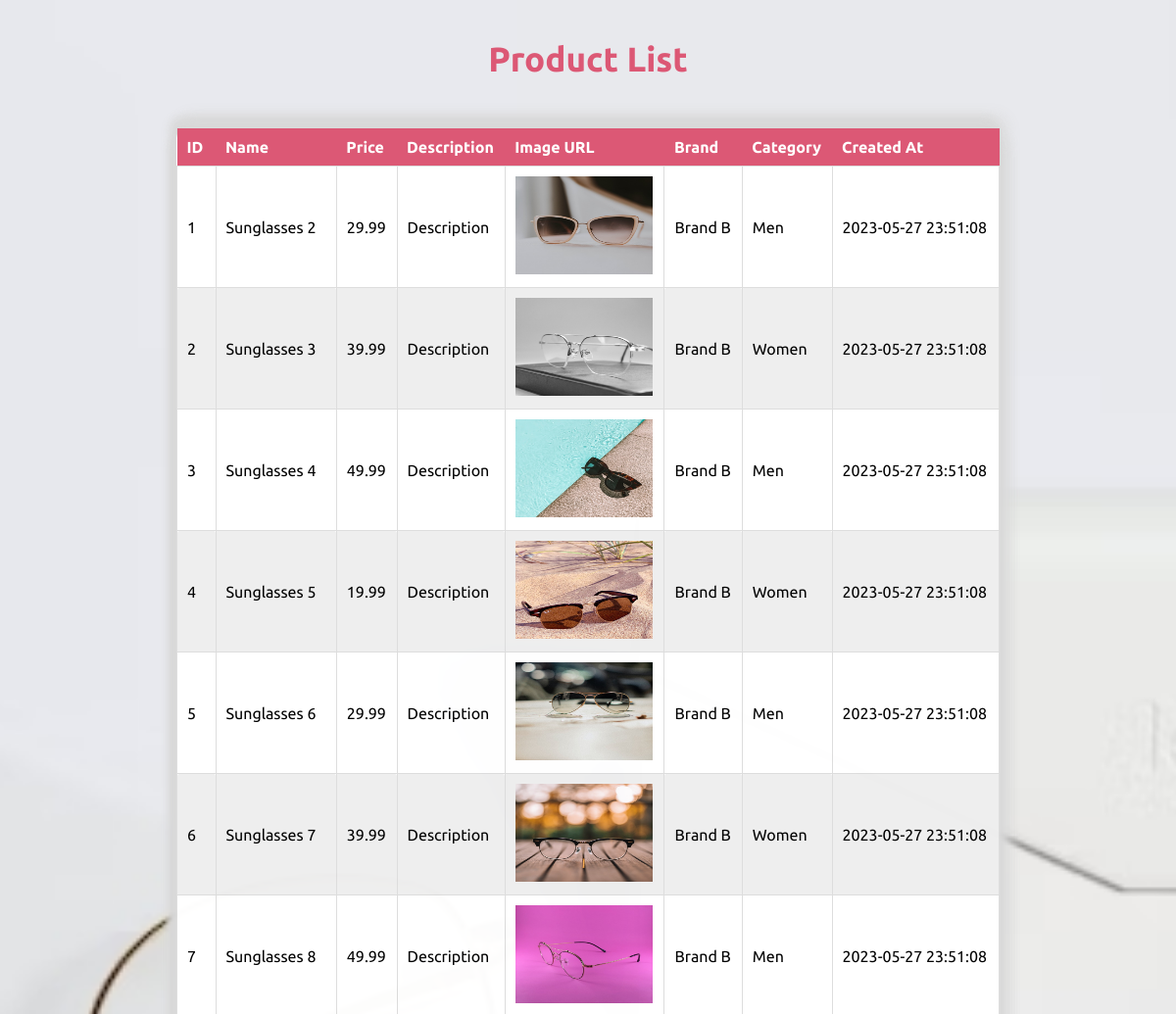
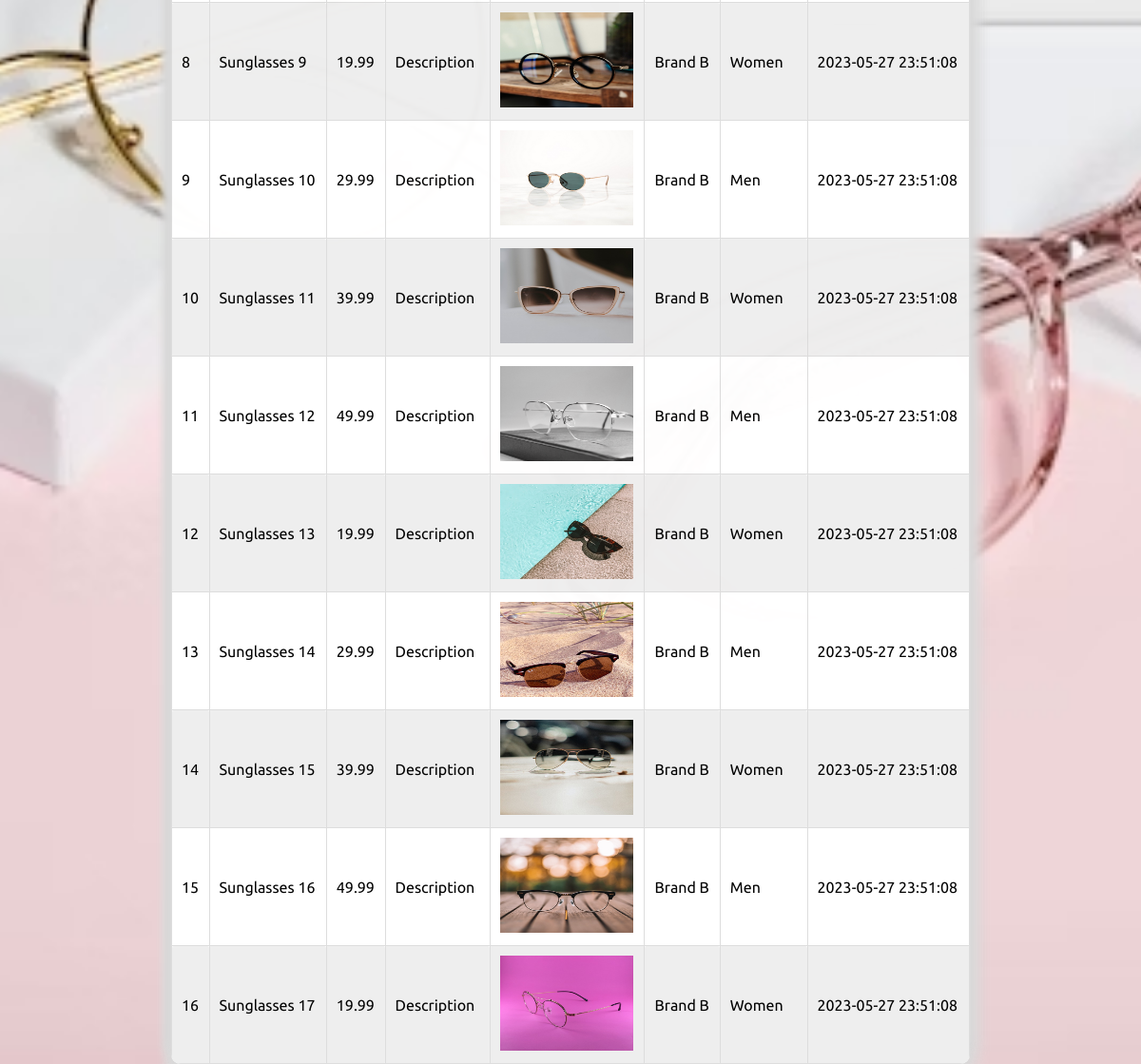
Page /product-table.php (signed in) on the committed database (2 pictures, top to bottom).
### tables this page shows
CREATE TABLE `product` (
  `product_id` int(11) NOT NULL,
  `name` varchar(100) NOT NULL,
  `price` decimal(10,2) NOT NULL,
  `description` text DEFAULT NULL,
  `image_url` varchar(255) DEFAULT NULL,
  `brand` varchar(50) DEFAULT NULL,
  `category` varchar(50) DEFAULT NULL,
  `created_at` timestamp NOT NULL DEFAULT current_timestamp()
);

### product-table.php (the view, shortened to what this page needs)
<?php
$host = 'localhost';
$username = 'root';
$password = '';
$database = 'e-commerce-db';
if (isset($_SESSION['email'])) {
    if ($_SESSION['role'] === 'admin') {
        echo
        '<!DOCTYPE html>
        <html>
            <head>
            <meta charset="UTF-8">
            <meta http-equiv="X-UA-Compatible" content="IE=edge">
            <meta name="viewport" content="width=device-width, initial-scale=1.0">
            <link rel="stylesheet" href="https://cdnjs.cloudflare.com/ajax/libs/font-awesome/4.7.0/css/font-awesome.min.css">
            <link rel="stylesheet" type="text/css"
                href="http://fonts.googleapis.com/css?family=Ubuntu:regular,bold&subset=Latin">
            <link rel="stylesheet" type="text/css" href="http://fonts.googleapis.com/css?family=Ubuntu:regular,bold&subset=Latin" />
            <link rel="stylesheet" href="css\normalize.css">
            <link rel="stylesheet" href="css\common.css">
            <link rel="stylesheet" href="css/product-table.css" />
            <script defer src="js\header-functions.js"></script>
            <title>Product Table</title>
        </head>
        <body>
            <header>
            </header>
            <table>
                <caption>Product List</caption>
                <thead>
                    <tr>
                        <th>ID</th>
                        <th>Name</th>
                        <th>Price</th>
                        <th>Description</th>
                        <th>Image URL</th>
                        <th>Brand</th>
                        <th>Category</th>
                        <th>Created At</th>
                    </tr>
                </thead>
                <tbody>';
        $pdo = new PDO("mysql:host=$host;dbname=$database", $username, $password);
        $query = "SELECT * FROM product";
        $stmt = $pdo->query($query);
        while ($row = $stmt->fetch(PDO::FETCH_ASSOC)) {
            echo "<tr>";
            echo "<td>{$row['product_id']}</td>";
            echo "<td>{$row['name']}</td>";
            echo "<td>{$row['price']}</td>";
            echo "<td>{$row['description']}</td>";
            echo '<td><img src="images/' . $row['image_url'] . '" alt="Product Image"></td>';
            echo "<td>{$row['brand']}</td>";
            echo "<td>{$row['category']}</td>";
            echo "<td>{$row['created_at']}</td>";
            echo "</tr>";
        }
        echo '</tbody>
        </table>
    </body>
    </html>';
    } else {
        header("Location: index.html");
    }
}

### css/common.css (style rules this page uses)
:root { --padding: 3rem; --background-grey: #eeeeee; --light-grey: #7c7a7a; --light-pink: #dc5774; --font-size: 14px; }

### css/product-table.css (style rules this page uses)
:root { --light-pink: #dc5774; --background-grey: #eeeeee; --light-grey: #7c7a7a; }
body { background-image: url('../images/entry-background.jpg'); background-repeat: no-repeat; background-position: center center; background-attachment: fixed; background-size: cover; opacity: 0.99; }
table { font-family: 'Ubuntu', sans-serif; width: 70%; margin: 0 auto; border-collapse: collapse; border-radius: 10px; overflow: hidden; background-color: white; box-shadow: -5px -10px 10px 2px #d9d9d9, 5px 10px 15px 2px #d9d9d9, -5px 10px 10px 2px #d9d9d9, 5px -10px 15px 2px #d9d9d9; }
caption { color: var(--light-pink); font-size: 35px; font-weight: bold; margin-bottom: 50px; margin-top: 40px; }
thead th { background-color: var(--light-pink); color: #fff; text-align: left; padding: 10px; }
tbody td { border: 1px solid #ddd; padding: 10px; border-radius: 2px; }
tbody tr:nth-child(even) { background-color: #eeeeee; }
td img { width: 140px; height: 100px; object-fit: center; }

### rows in the picture
product: product_id "1", name "Sunglasses 2", price "29.99", description "Description", image_url (picture), brand "Brand B", category "Men", created_at "2023-05-27 23:51:08"
product: product_id "2", name "Sunglasses 3", price "39.99", description "Description", image_url (picture), brand "Brand B", category "Women", created_at "2023-05-27 23:51:08"
product: product_id "3", name "Sunglasses 4", price "49.99", description "Description", image_url (picture), brand "Brand B", category "Men", created_at "2023-05-27 23:51:08"
product: product_id "4", name "Sunglasses 5", price "19.99", description "Description", image_url (picture), brand "Brand B", category "Women", created_at "2023-05-27 23:51:08"
product: product_id "5", name "Sunglasses 6", price "29.99", description "Description", image_url (picture), brand "Brand B", category "Men", created_at "2023-05-27 23:51:08"
product: product_id "6", name "Sunglasses 7", price "39.99", description "Description", image_url (picture), brand "Brand B", category "Women", created_at "2023-05-27 23:51:08"
product: product_id "7", name "Sunglasses 8", price "49.99", description "Description", image_url (picture), brand "Brand B", category "Men", created_at "2023-05-27 23:51:08"
product: product_id "8", name "Sunglasses 9", price "19.99", description "Description", image_url (picture), brand "Brand B", category "Women", created_at "2023-05-27 23:51:08"
product: product_id "9", name "Sunglasses 10", price "29.99", description "Description", image_url (picture), brand "Brand B", category "Men", created_at "2023-05-27 23:51:08"
product: product_id "10", name "Sunglasses 11", price "39.99", description "Description", image_url (picture), brand "Brand B", category "Women", created_at "2023-05-27 23:51:08"
product: product_id "11", name "Sunglasses 12", price "49.99", description "Description", image_url (picture), brand "Brand B", category "Men", created_at "2023-05-27 23:51:08"
product: product_id "12", name "Sunglasses 13", price "19.99", description "Description", image_url (picture), brand "Brand B", category "Women", created_at "2023-05-27 23:51:08"
product: product_id "13", name "Sunglasses 14", price "29.99", description "Description", image_url (picture), brand "Brand B", category "Men", created_at "2023-05-27 23:51:08"
product: product_id "14", name "Sunglasses 15", price "39.99", description "Description", image_url (picture), brand "Brand B", category "Women", created_at "2023-05-27 23:51:08"
product: product_id "15", name "Sunglasses 16", price "49.99", description "Description", image_url (picture), brand "Brand B", category "Men", created_at "2023-05-27 23:51:08"
product: product_id "16", name "Sunglasses 17", price "19.99", description "Description", image_url (picture), brand "Brand B", category "Women", created_at "2023-05-27 23:51:08"
